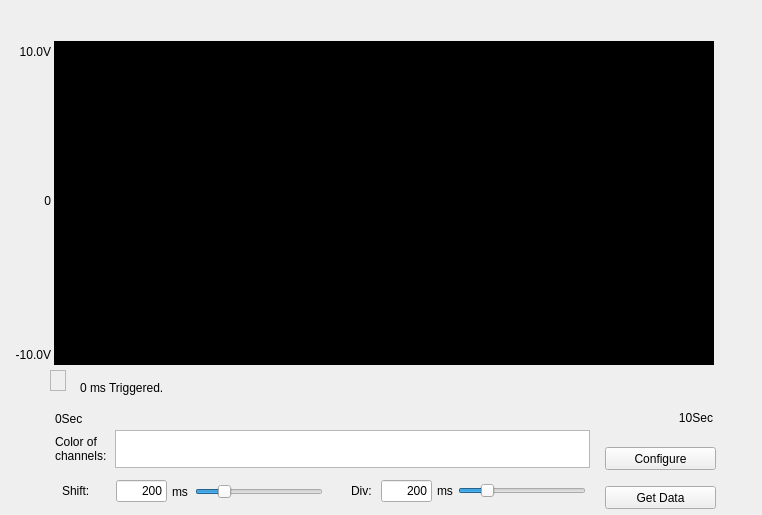
<?xml version="1.0" encoding="UTF-8"?>
<ui version="4.0">
 <class>AsynOneBufferedAI_TDtrClass</class>
 <widget class="QDialog" name="AsynOneBufferedAI_TDtrClass">
  <property name="geometry">
   <rect>
    <x>0</x>
    <y>0</y>
    <width>762</width>
    <height>515</height>
   </rect>
  </property>
  <property name="minimumSize">
   <size>
    <width>762</width>
    <height>515</height>
   </size>
  </property>
  <property name="maximumSize">
   <size>
    <width>762</width>
    <height>515</height>
   </size>
  </property>
  <property name="windowTitle">
   <string>Asynchronous One Buffered AI with Trigger Delay to Start and Delay toStop</string>
  </property>
  <widget class="QPushButton" name="btnGetData">
   <property name="enabled">
    <bool>true</bool>
   </property>
   <property name="geometry">
    <rect>
     <x>605</x>
     <y>486</y>
     <width>111</width>
     <height>23</height>
    </rect>
   </property>
   <property name="text">
    <string>Get Data</string>
   </property>
   <property name="autoDefault">
    <bool>false</bool>
   </property>
  </widget>
  <widget class="QLabel" name="lblXCoordinateEnd">
   <property name="geometry">
    <rect>
     <x>623</x>
     <y>410</y>
     <width>90</width>
     <height>16</height>
    </rect>
   </property>
   <property name="text">
    <string>10Sec</string>
   </property>
   <property name="alignment">
    <set>Qt::AlignRight|Qt::AlignTrailing|Qt::AlignVCenter</set>
   </property>
  </widget>
  <widget class="QLabel" name="lblShift">
   <property name="geometry">
    <rect>
     <x>62</x>
     <y>483</y>
     <width>51</width>
     <height>16</height>
    </rect>
   </property>
   <property name="text">
    <string>Shift:</string>
   </property>
   <property name="alignment">
    <set>Qt::AlignLeading|Qt::AlignLeft|Qt::AlignVCenter</set>
   </property>
  </widget>
  <widget class="QLabel" name="lblYCoordinateMid">
   <property name="geometry">
    <rect>
     <x>5</x>
     <y>193</y>
     <width>46</width>
     <height>16</height>
    </rect>
   </property>
   <property name="text">
    <string>0</string>
   </property>
   <property name="alignment">
    <set>Qt::AlignRight|Qt::AlignTrailing|Qt::AlignVCenter</set>
   </property>
  </widget>
  <widget class="QLineEdit" name="edtDivValue">
   <property name="geometry">
    <rect>
     <x>381</x>
     <y>480</y>
     <width>51</width>
     <height>22</height>
    </rect>
   </property>
   <property name="text">
    <string>200</string>
   </property>
   <property name="alignment">
    <set>Qt::AlignRight|Qt::AlignTrailing|Qt::AlignVCenter</set>
   </property>
   <property name="readOnly">
    <bool>true</bool>
   </property>
  </widget>
  <widget class="QListWidget" name="listWidget">
   <property name="geometry">
    <rect>
     <x>115</x>
     <y>430</y>
     <width>475</width>
     <height>38</height>
    </rect>
   </property>
   <property name="verticalScrollBarPolicy">
    <enum>Qt::ScrollBarAlwaysOff</enum>
   </property>
   <property name="horizontalScrollBarPolicy">
    <enum>Qt::ScrollBarAlwaysOff</enum>
   </property>
   <property name="selectionMode">
    <enum>QAbstractItemView::NoSelection</enum>
   </property>
   <property name="flow">
    <enum>QListView::LeftToRight</enum>
   </property>
   <property name="isWrapping" stdset="0">
    <bool>true</bool>
   </property>
  </widget>
  <widget class="QLabel" name="lblYCoordinateMax">
   <property name="geometry">
    <rect>
     <x>5</x>
     <y>42</y>
     <width>46</width>
     <height>20</height>
    </rect>
   </property>
   <property name="text">
    <string>10.0V</string>
   </property>
   <property name="alignment">
    <set>Qt::AlignRight|Qt::AlignTrailing|Qt::AlignVCenter</set>
   </property>
  </widget>
  <widget class="QLabel" name="lblDiv">
   <property name="geometry">
    <rect>
     <x>351</x>
     <y>483</y>
     <width>31</width>
     <height>16</height>
    </rect>
   </property>
   <property name="text">
    <string>Div:</string>
   </property>
   <property name="alignment">
    <set>Qt::AlignLeading|Qt::AlignLeft|Qt::AlignVCenter</set>
   </property>
  </widget>
  <widget class="QLabel" name="lblColor">
   <property name="geometry">
    <rect>
     <x>55</x>
     <y>430</y>
     <width>61</width>
     <height>38</height>
    </rect>
   </property>
   <property name="text">
    <string>Color of
channels:</string>
   </property>
   <property name="alignment">
    <set>Qt::AlignLeading|Qt::AlignLeft|Qt::AlignVCenter</set>
   </property>
  </widget>
  <widget class="QLabel" name="lblYCoordinateMin">
   <property name="geometry">
    <rect>
     <x>5</x>
     <y>347</y>
     <width>46</width>
     <height>16</height>
    </rect>
   </property>
   <property name="text">
    <string>-10.0V</string>
   </property>
   <property name="alignment">
    <set>Qt::AlignRight|Qt::AlignTrailing|Qt::AlignVCenter</set>
   </property>
  </widget>
  <widget class="QSlider" name="sldShift">
   <property name="enabled">
    <bool>true</bool>
   </property>
   <property name="geometry">
    <rect>
     <x>195</x>
     <y>481</y>
     <width>128</width>
     <height>21</height>
    </rect>
   </property>
   <property name="minimum">
    <number>10</number>
   </property>
   <property name="maximum">
    <number>1000</number>
   </property>
   <property name="singleStep">
    <number>10</number>
   </property>
   <property name="value">
    <number>200</number>
   </property>
   <property name="orientation">
    <enum>Qt::Horizontal</enum>
   </property>
   <property name="tickPosition">
    <enum>QSlider::NoTicks</enum>
   </property>
  </widget>
  <widget class="QLineEdit" name="edtShiftValue">
   <property name="geometry">
    <rect>
     <x>116</x>
     <y>480</y>
     <width>51</width>
     <height>22</height>
    </rect>
   </property>
   <property name="text">
    <string>200</string>
   </property>
   <property name="alignment">
    <set>Qt::AlignRight|Qt::AlignTrailing|Qt::AlignVCenter</set>
   </property>
   <property name="readOnly">
    <bool>true</bool>
   </property>
  </widget>
  <widget class="QLabel" name="lblDivUnit">
   <property name="geometry">
    <rect>
     <x>437</x>
     <y>483</y>
     <width>16</width>
     <height>16</height>
    </rect>
   </property>
   <property name="text">
    <string>ms</string>
   </property>
   <property name="alignment">
    <set>Qt::AlignLeading|Qt::AlignLeft|Qt::AlignVCenter</set>
   </property>
  </widget>
  <widget class="QPushButton" name="btnConfigure">
   <property name="enabled">
    <bool>true</bool>
   </property>
   <property name="geometry">
    <rect>
     <x>605</x>
     <y>447</y>
     <width>111</width>
     <height>23</height>
    </rect>
   </property>
   <property name="text">
    <string>Configure</string>
   </property>
   <property name="autoDefault">
    <bool>false</bool>
   </property>
  </widget>
  <widget class="QFrame" name="graphFrame">
   <property name="geometry">
    <rect>
     <x>54</x>
     <y>41</y>
     <width>660</width>
     <height>324</height>
    </rect>
   </property>
   <property name="styleSheet">
    <string notr="true">background-color: rgb(0, 0, 0);</string>
   </property>
   <property name="frameShape">
    <enum>QFrame::StyledPanel</enum>
   </property>
   <property name="frameShadow">
    <enum>QFrame::Raised</enum>
   </property>
  </widget>
  <widget class="QLabel" name="lblXCoordinateStart">
   <property name="geometry">
    <rect>
     <x>55</x>
     <y>411</y>
     <width>71</width>
     <height>16</height>
    </rect>
   </property>
   <property name="text">
    <string>0Sec</string>
   </property>
   <property name="alignment">
    <set>Qt::AlignLeading|Qt::AlignLeft|Qt::AlignVCenter</set>
   </property>
  </widget>
  <widget class="QLabel" name="lblShiftUnit">
   <property name="geometry">
    <rect>
     <x>172</x>
     <y>484</y>
     <width>16</width>
     <height>16</height>
    </rect>
   </property>
   <property name="text">
    <string>ms</string>
   </property>
   <property name="alignment">
    <set>Qt::AlignLeading|Qt::AlignLeft|Qt::AlignVCenter</set>
   </property>
  </widget>
  <widget class="QSlider" name="sldDiv">
   <property name="enabled">
    <bool>true</bool>
   </property>
   <property name="geometry">
    <rect>
     <x>458</x>
     <y>480</y>
     <width>128</width>
     <height>21</height>
    </rect>
   </property>
   <property name="minimum">
    <number>10</number>
   </property>
   <property name="maximum">
    <number>1000</number>
   </property>
   <property name="singleStep">
    <number>10</number>
   </property>
   <property name="value">
    <number>200</number>
   </property>
   <property name="orientation">
    <enum>Qt::Horizontal</enum>
   </property>
   <property name="tickPosition">
    <enum>QSlider::NoTicks</enum>
   </property>
  </widget>
  <widget class="QLabel" name="label_triggerPoint">
   <property name="geometry">
    <rect>
     <x>80</x>
     <y>380</y>
     <width>121</width>
     <height>16</height>
    </rect>
   </property>
   <property name="minimumSize">
    <size>
     <width>121</width>
     <height>16</height>
    </size>
   </property>
   <property name="maximumSize">
    <size>
     <width>121</width>
     <height>16</height>
    </size>
   </property>
   <property name="text">
    <string>0 ms Triggered.</string>
   </property>
  </widget>
  <widget class="QFrame" name="triggerPointFlag">
   <property name="geometry">
    <rect>
     <x>50</x>
     <y>370</y>
     <width>16</width>
     <height>21</height>
    </rect>
   </property>
   <property name="minimumSize">
    <size>
     <width>16</width>
     <height>21</height>
    </size>
   </property>
   <property name="maximumSize">
    <size>
     <width>16</width>
     <height>31</height>
    </size>
   </property>
   <property name="autoFillBackground">
    <bool>false</bool>
   </property>
   <property name="styleSheet">
    <string notr="true">background:url(:/AsynOneBufferedAI_TDtrtp/Resources/trigger.png)</string>
   </property>
   <property name="frameShape">
    <enum>QFrame::StyledPanel</enum>
   </property>
   <property name="frameShadow">
    <enum>QFrame::Raised</enum>
   </property>
  </widget>
  <zorder>triggerPointFlag</zorder>
  <zorder>btnGetData</zorder>
  <zorder>lblXCoordinateEnd</zorder>
  <zorder>lblShift</zorder>
  <zorder>lblYCoordinateMid</zorder>
  <zorder>edtDivValue</zorder>
  <zorder>listWidget</zorder>
  <zorder>lblYCoordinateMax</zorder>
  <zorder>lblDiv</zorder>
  <zorder>lblColor</zorder>
  <zorder>lblYCoordinateMin</zorder>
  <zorder>sldShift</zorder>
  <zorder>edtShiftValue</zorder>
  <zorder>lblDivUnit</zorder>
  <zorder>btnConfigure</zorder>
  <zorder>graphFrame</zorder>
  <zorder>lblXCoordinateStart</zorder>
  <zorder>lblShiftUnit</zorder>
  <zorder>sldDiv</zorder>
  <zorder>label_triggerPoint</zorder>
 </widget>
 <layoutdefault spacing="6" margin="11"/>
 <resources/>
 <connections/>
</ui>
